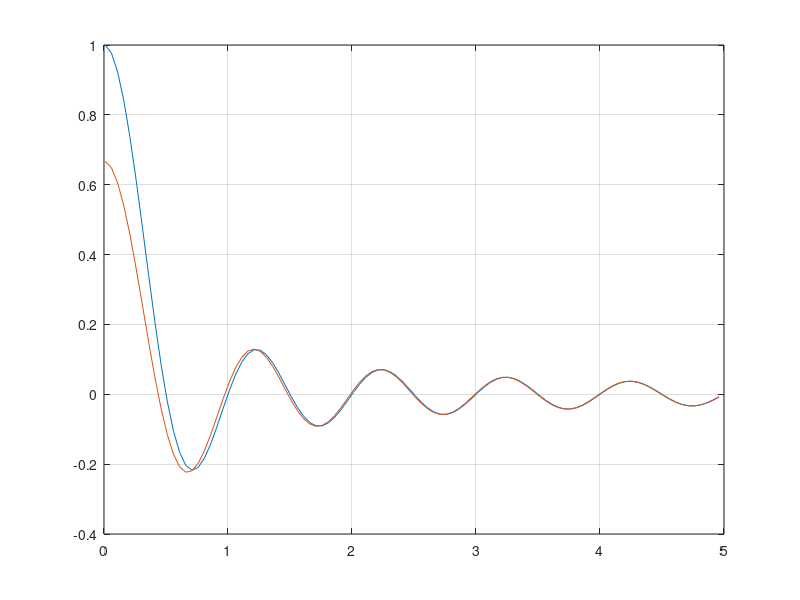

The MATLAB script that drew this image:
dD = .05;
D = (dD/5:dD:5);
H = .001;
dH = H/20;
h = (dH/2:dH:H)';
r0 = sqrt(repmat(D,length(h),1).^2 + repmat(h,1,length(D)).^2 ) ;
r1 = sqrt(repmat(D,length(h),1).^2 + (H-repmat(h,1,length(D))).^2 ) ;
r2 = sqrt(repmat(D,length(h),1).^2 + (H+repmat(h,1,length(D))).^2 ) ;

Z = -j*exp(j*D'*2*pi)./D';
Z1 = exp(-j*r1*2*pi)./r1;
Z2 = exp(-j*r2*2*pi)./r2;
Z0 = exp(-j*r0*2*pi)./r0;
Za = -j*( -Z1 -Z2 +2*cos(H*2*pi)*Z0).'*sin(2*pi*(H-h))*dH
Zar =  (-Z1 -Z2 +2*cos(H*2*pi)*Z0).'*sin(2*pi*(H-h))*dH
% Za = sum(-j*( -Z1 -Z2 +2*cos(H*2*pi)*Z0))';
No = max(real(Z));
Noa = max(real(Za))*1.5;

plot(D,[real(Z)/No imag(Z)/No real(Za)/Noa imag(Za)/Noa]);
plot(D,[real(Z)/No  real(Za)/Noa ]);
shg
grid